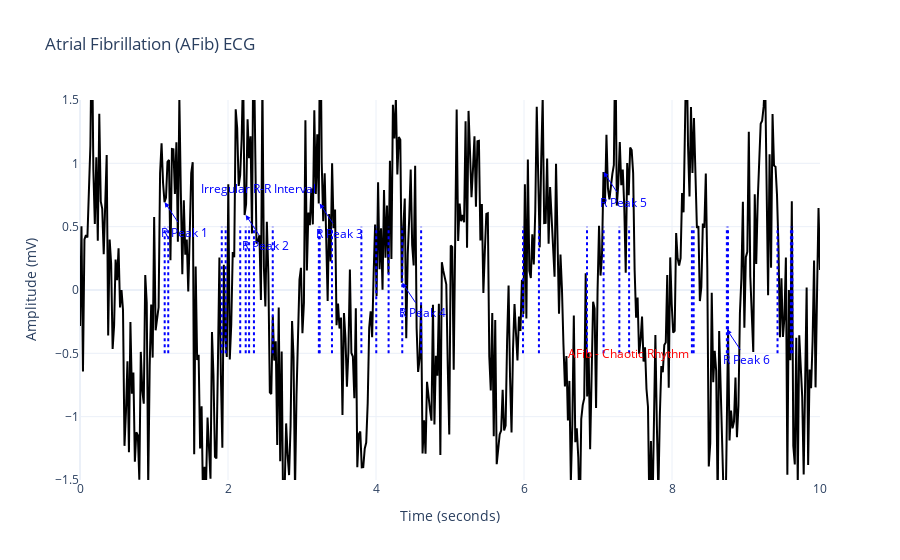

The cell this chart's notebook holds for it:
### Markdown cell above
## Atrial Fibrillation (AFib)
Atrial fibrillation (AFib) is a type of arrhythmia where the atria quiver instead of contracting properly. Key characteristics include:

No distinct P waves, instead, there are fibrillatory waves.
Irregularly irregular R-R intervals.
Rapid ventricular response (100-175 bpm).

### Code cell
import plotly.graph_objects as go
import numpy as np

# Simulated AFib data
time = np.linspace(0, 10, 500)  # 10 seconds
r_peaks_afib = np.sort(np.random.rand(30) * 10)  # Random R peaks within 10 seconds
amplitude_afib = np.sin(2 * np.pi * time) + 0.5 * np.random.randn(len(time))  # Reduced noise to better simulate AFib

# Create figure
fig = go.Figure()

# Add ECG waveform to figure
fig.add_trace(go.Scatter(
    x=time, 
    y=amplitude_afib, 
    mode='lines', 
    name='Atrial Fibrillation (AFib)',
    line=dict(color="black", width=2)
))

# Highlight the irregular R-R intervals with dashed blue lines
for r_peak in r_peaks_afib:
    fig.add_shape(
        type="line", 
        x0=r_peak, y0=-0.5, 
        x1=r_peak, y1=0.5, 
        line=dict(color="blue", width=2, dash="dot")
    )

# Add annotations for R-peaks at regular intervals (e.g., every 5th R-peak)
for i, r_peak in enumerate(r_peaks_afib[::5]):  # Annotate every 5th R-peak to reduce clutter
    fig.add_annotation(
        x=r_peak, y=amplitude_afib[int(r_peak * len(time) / 10)],  # Position annotation at the R-peak
        text=f'R Peak {i+1}',  # Annotate with more descriptive text
        showarrow=True, 
        arrowhead=2, 
        arrowsize=1, 
        arrowcolor="blue", 
        font=dict(color="blue"),
        ax=20, ay=30  # Adjust the position of the annotation away from the plot for clarity
    )

# Add additional text annotations for key intervals (PR, QRS, QT) to help with AFib analysis
fig.add_annotation(
    x=2, y=0.8,
    text="Irregular R-R Interval", 
    showarrow=True,
    arrowhead=2, 
    arrowsize=1, 
    arrowcolor="blue", 
    font=dict(color="blue"),
    ax=30, ay=0  # Move this annotation to the side of the plot for better readability
)

fig.add_annotation(
    x=7, y=-0.5,
    text="AFib - Chaotic Rhythm", 
    showarrow=True,
    arrowhead=2, 
    arrowsize=1, 
    arrowcolor="red", 
    font=dict(color="red"),
    ax=30, ay=0  # Move this annotation to the side for a clearer view
)

# Layout adjustments
fig.update_layout(
    title="Atrial Fibrillation (AFib) ECG",
    xaxis_title="Time (seconds)",
    yaxis_title="Amplitude (mV)",
    showlegend=False,
    template="plotly_white",
    xaxis=dict(
        showgrid=True,
        zeroline=True,
    ),
    yaxis=dict(
        range=[-1.5, 1.5],  # Set a fixed range for better visualization
        showgrid=True,
        zeroline=True
    ),
    plot_bgcolor="white"  # Clean white background
)

# Show the plot
fig.show()

### Figure 1 — Plotly figure (JSON) as saved in the notebook; plotly's stock layout.template omitted (floating-point values rounded to 4 significant figures; data arrays with more than 128 entries replaced by an {"elided": "..."} marker saying what was removed)
{"data": [{"line": {"color": "black", "width": 2}, "mode": "lines", "name": "Atrial Fibrillation (AFib)", "type": "scatter", "x": {"elided": "500 float values"}, "y": {"elided": "500 float values"}}], "layout": {"annotations": [{"arrowcolor": "blue", "arrowhead": 2, "arrowsize": 1, "ax": 20, "ay": 30, "font": {"color": "blue"}, "showarrow": true, "text": "R Peak 1", "x": 1.145, "y": 0.6928}, {"arrowcolor": "blue", "arrowhead": 2, "arrowsize": 1, "ax": 20, "ay": 30, "font": {"color": "blue"}, "showarrow": true, "text": "R Peak 2", "x": 2.239, "y": 0.5919}, {"arrowcolor": "blue", "arrowhead": 2, "arrowsize": 1, "ax": 20, "ay": 30, "font": {"color": "blue"}, "showarrow": true, "text": "R Peak 3", "x": 3.239, "y": 0.6829}, {"arrowcolor": "blue", "arrowhead": 2, "arrowsize": 1, "ax": 20, "ay": 30, "font": {"color": "blue"}, "showarrow": true, "text": "R Peak 4", "x": 4.355, "y": 0.05732}, {"arrowcolor": "blue", "arrowhead": 2, "arrowsize": 1, "ax": 20, "ay": 30, "font": {"color": "blue"}, "showarrow": true, "text": "R Peak 5", "x": 7.076, "y": 0.9312}, {"arrowcolor": "blue", "arrowhead": 2, "arrowsize": 1, "ax": 20, "ay": 30, "font": {"color": "blue"}, "showarrow": true, "text": "R Peak 6", "x": 8.741, "y": -0.312}, {"arrowcolor": "blue", "arrowhead": 2, "arrowsize": 1, "ax": 30, "ay": 0, "font": {"color": "blue"}, "showarrow": true, "text": "Irregular R-R Interval", "x": 2, "y": 0.8}, {"arrowcolor": "red", "arrowhead": 2, "arrowsize": 1, "ax": 30, "ay": 0, "font": {"color": "red"}, "showarrow": true, "text": "AFib - Chaotic Rhythm", "x": 7, "y": -0.5}], "plot_bgcolor": "white", "shapes": [{"line": {"color": "blue", "dash": "dot", "width": 2}, "type": "line", "x0": 1.145, "x1": 1.145, "y0": -0.5, "y1": 0.5}, {"line": {"color": "blue", "dash": "dot", "width": 2}, "type": "line", "x0": 1.192, "x1": 1.192, "y0": -0.5, "y1": 0.5}, {"line": {"color": "blue", "dash": "dot", "width": 2}, "type": "line", "x0": 1.916, "x1": 1.916, "y0": -0.5, "y1": 0.5}, {"line": {"color": "blue", "dash": "dot", "width": 2}, "type": "line", "x0": 1.968, "x1": 1.968, "y0": -0.5, "y1": 0.5}, {"line": {"color": "blue", "dash": "dot", "width": 2}, "type": "line", "x0": 2.165, "x1": 2.165, "y0": -0.5, "y1": 0.5}, {"line": {"color": "blue", "dash": "dot", "width": 2}, "type": "line", "x0": 2.239, "x1": 2.239, "y0": -0.5, "y1": 0.5}, {"line": {"color": "blue", "dash": "dot", "width": 2}, "type": "line", "x0": 2.285, "x1": 2.285, "y0": -0.5, "y1": 0.5}, {"line": {"color": "blue", "dash": "dot", "width": 2}, "type": "line", "x0": 2.351, "x1": 2.351, "y0": -0.5, "y1": 0.5}, {"line": {"color": "blue", "dash": "dot", "width": 2}, "type": "line", "x0": 2.605, "x1": 2.605, "y0": -0.5, "y1": 0.5}, {"line": {"color": "blue", "dash": "dot", "width": 2}, "type": "line", "x0": 3.228, "x1": 3.228, "y0": -0.5, "y1": 0.5}, {"line": {"color": "blue", "dash": "dot", "width": 2}, "type": "line", "x0": 3.239, "x1": 3.239, "y0": -0.5, "y1": 0.5}, {"line": {"color": "blue", "dash": "dot", "width": 2}, "type": "line", "x0": 3.405, "x1": 3.405, "y0": -0.5, "y1": 0.5}, {"line": {"color": "blue", "dash": "dot", "width": 2}, "type": "line", "x0": 3.802, "x1": 3.802, "y0": -0.5, "y1": 0.5}, {"line": {"color": "blue", "dash": "dot", "width": 2}, "type": "line", "x0": 4.003, "x1": 4.003, "y0": -0.5, "y1": 0.5}, {"line": {"color": "blue", "dash": "dot", "width": 2}, "type": "line", "x0": 4.17, "x1": 4.17, "y0": -0.5, "y1": 0.5}, {"line": {"color": "blue", "dash": "dot", "width": 2}, "type": "line", "x0": 4.355, "x1": 4.355, "y0": -0.5, "y1": 0.5}, {"line": {"color": "blue", "dash": "dot", "width": 2}, "type": "line", "x0": 4.61, "x1": 4.61, "y0": -0.5, "y1": 0.5}, {"line": {"color": "blue", "dash": "dot", "width": 2}, "type": "line", "x0": 5.986, "x1": 5.986, "y0": -0.5, "y1": 0.5}, {"line": {"color": "blue", "dash": "dot", "width": 2}, "type": "line", "x0": 6.202, "x1": 6.202, "y0": -0.5, "y1": 0.5}, {"line": {"color": "blue", "dash": "dot", "width": 2}, "type": "line", "x0": 6.851, "x1": 6.851, "y0": -0.5, "y1": 0.5}, {"line": {"color": "blue", "dash": "dot", "width": 2}, "type": "line", "x0": 7.076, "x1": 7.076, "y0": -0.5, "y1": 0.5}, {"line": {"color": "blue", "dash": "dot", "width": 2}, "type": "line", "x0": 7.288, "x1": 7.288, "y0": -0.5, "y1": 0.5}, {"line": {"color": "blue", "dash": "dot", "width": 2}, "type": "line", "x0": 7.42, "x1": 7.42, "y0": -0.5, "y1": 0.5}, {"line": {"color": "blue", "dash": "dot", "width": 2}, "type": "line", "x0": 8.269, "x1": 8.269, "y0": -0.5, "y1": 0.5}, {"line": {"color": "blue", "dash": "dot", "width": 2}, "type": "line", "x0": 8.293, "x1": 8.293, "y0": -0.5, "y1": 0.5}, {"line": {"color": "blue", "dash": "dot", "width": 2}, "type": "line", "x0": 8.741, "x1": 8.741, "y0": -0.5, "y1": 0.5}, {"line": {"color": "blue", "dash": "dot", "width": 2}, "type": "line", "x0": 8.757, "x1": 8.757, "y0": -0.5, "y1": 0.5}, {"line": {"color": "blue", "dash": "dot", "width": 2}, "type": "line", "x0": 9.426, "x1": 9.426, "y0": -0.5, "y1": 0.5}, {"line": {"color": "blue", "dash": "dot", "width": 2}, "type": "line", "x0": 9.607, "x1": 9.607, "y0": -0.5, "y1": 0.5}, {"line": {"color": "blue", "dash": "dot", "width": 2}, "type": "line", "x0": 9.626, "x1": 9.626, "y0": -0.5, "y1": 0.5}], "showlegend": false, "title": {"text": "Atrial Fibrillation (AFib) ECG"}, "xaxis": {"showgrid": true, "title": {"text": "Time (seconds)"}, "zeroline": true}, "yaxis": {"range": [-1.5, 1.5], "showgrid": true, "title": {"text": "Amplitude (mV)"}, "zeroline": true}}}
